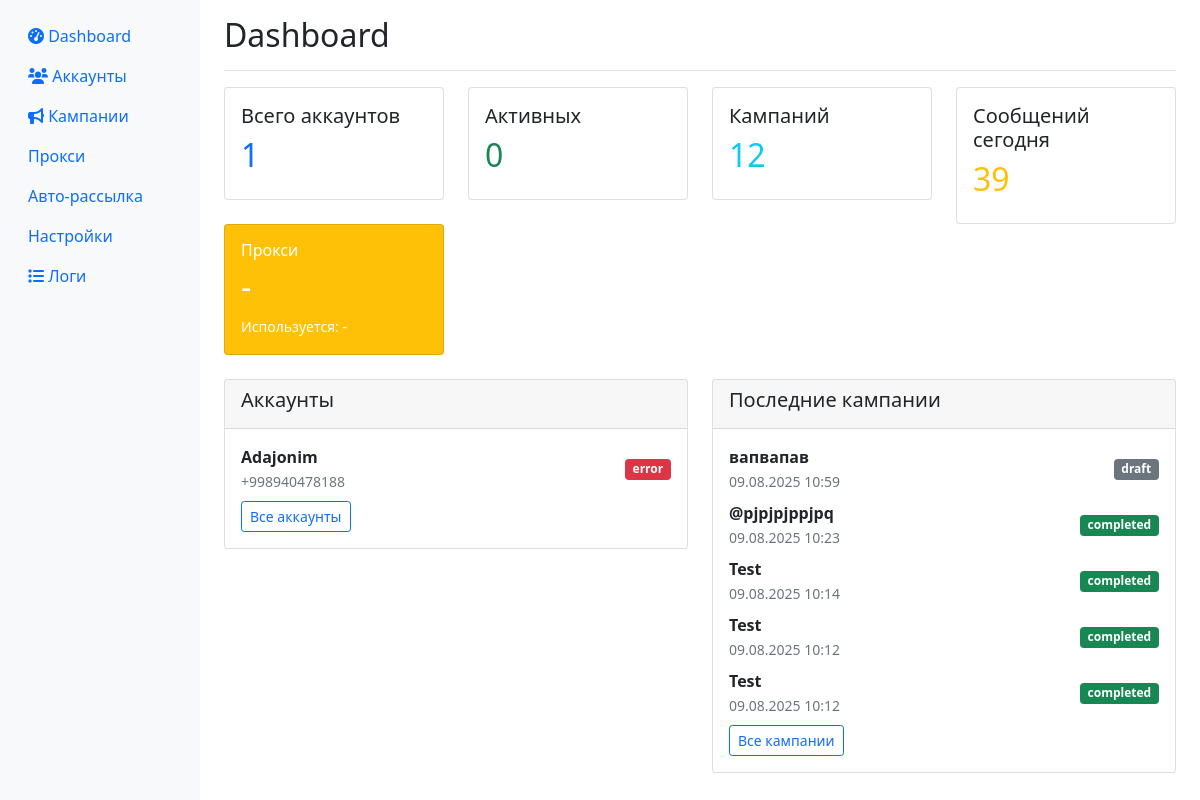
The page / on the database its author committed.
### app/database.py (models this page shows)
class Account(Base):
    __tablename__ = "accounts"
    id = Column(Integer, primary_key=True, index=True)
    phone = Column(String, unique=True, index=True)
    name = Column(String)
    status = Column(String, default="offline")  # online, offline, blocked, error
    session_data = Column(Text)  # зашифрованная сессия
    proxy = Column(String, nullable=True)
    created_at = Column(DateTime, default=datetime.utcnow)
    last_activity = Column(DateTime, default=datetime.utcnow)
    messages_sent_today = Column(Integer, default=0)
    messages_sent_hour = Column(Integer, default=0)
    last_message_time = Column(DateTime, nullable=True)
    is_active = Column(Boolean, default=True)

class Campaign(Base):
    __tablename__ = "campaigns"
    id = Column(Integer, primary_key=True, index=True)
    name = Column(String)
    status = Column(String, default="draft")  # draft, running, paused, completed
    created_at = Column(DateTime, default=datetime.utcnow)
    channel_message = Column(Text)
    group_message = Column(Text)
    private_message = Column(Text)
    delay_seconds = Column(Integer, default=3)
    start_time = Column(DateTime, nullable=True)
    channels_list = Column(Text)  # JSON список каналов
    groups_list = Column(Text)    # JSON список групп
    private_list = Column(Text)   # JSON список приватных чатов
    attachment_path = Column(String, nullable=True)

### app/web.py (the view)
@app.get("/", response_class=HTMLResponse)
async def dashboard(request: Request, db: Session = Depends(get_db)):
    accounts = db.query(Account).all()
    campaigns = db.query(Campaign).order_by(Campaign.created_at.desc()).limit(10).all()
    total_accounts = len(accounts)
    active_accounts = len([a for a in accounts if a.is_active and a.status == "online"])
    total_campaigns = db.query(Campaign).count()
    messages_sent_today = db.query(SendLog).filter(
        SendLog.sent_at >= datetime.utcnow().date()
    ).count()
    return templates.TemplateResponse("dashboard.html", {
        "request": request,
        "accounts": accounts,
        "campaigns": campaigns,
        "stats": {
            "total_accounts": total_accounts,
            "active_accounts": active_accounts,
            "total_campaigns": total_campaigns,
            "messages_sent_today": messages_sent_today
        }
    })

### templates/dashboard.html (shortened to what this page needs)
{% extends "base.html" %}
{% block content %}
<div class="d-flex justify-content-between flex-wrap flex-md-nowrap align-items-center pt-3 pb-2 mb-3 border-bottom">
    <h1 class="h2">Dashboard</h1>
</div>
<div class="row mb-4">
    <div class="col-md-3">
        <div class="card">
            <div class="card-body">
                <h5 class="card-title">Всего аккаунтов</h5>
                <h2 class="text-primary">{{ stats.total_accounts }}</h2>
            </div>
        </div>
    </div>
    <div class="col-md-3">
        <div class="card">
            <div class="card-body">
                <h5 class="card-title">Активных</h5>
                <h2 class="text-success">{{ stats.active_accounts }}</h2>
            </div>
        </div>
    </div>
    <div class="col-md-3">
        <div class="card">
            <div class="card-body">
                <h5 class="card-title">Кампаний</h5>
                <h2 class="text-info">{{ stats.total_campaigns }}</h2>
            </div>
        </div>
    </div>
    <div class="col-md-3">
        <div class="card">
            <div class="card-body">
                <h5 class="card-title">Сообщений сегодня</h5>
                <h2 class="text-warning">{{ stats.messages_sent_today }}</h2>
            </div>
        </div>
    </div>
    <div class="col-md-3">
        <div class="card bg-warning text-white">
            <div class="card-body">
                <div class="d-flex justify-content-between">
                    <div>
                        <h6 class="card-title">Прокси</h6>
                        <h2 id="proxies-count">-</h2>
                        <small id="proxies-used">Используется: -</small>
                    </div>
                </div>
            </div>
        </div>
    </div>
</div>
<div class="row mb-4">
    <div class="col-md-6">
        <div class="card">
            <div class="card-header">
                <h5>Аккаунты</h5>
            </div>
            <div class="card-body">
                {% for account in accounts[:5] %}
                <div class="d-flex justify-content-between align-items-center mb-2">
                    <div>
                        <strong>{{ account.name or account.phone }}</strong><br>
                        <small class="text-muted">{{ account.phone }}</small>
                    </div>
                    <span class="badge bg-{% if account.status == 'online' %}success{% elif account.status == 'offline' %}secondary{% elif account.status == 'error' %}danger{% else %}warning{% endif %}">
                        {{ account.status }}
                    </span>
                </div>
                {% endfor %}
                <a href="/accounts" class="btn btn-sm btn-outline-primary">Все аккаунты</a>
            </div>
        </div>
    </div>
    <div class="col-md-6">
        <div class="card">
            <div class="card-header">
                <h5>Последние кампании</h5>
            </div>
            <div class="card-body">
                {% for campaign in campaigns[:5] %}
                <div class="d-flex justify-content-between align-items-center mb-2">
                    <div>
                        <strong>{{ campaign.name }}</strong><br>
                        <small class="text-muted">{{ campaign.created_at.strftime('%d.%m.%Y %H:%M') }}</small>
                    </div>
                    <span class="badge bg-{% if campaign.status == 'running' %}primary{% elif campaign.status == 'completed' %}success{% elif campaign.status == 'paused' %}warning{% else %}secondary{% endif %}">
                        {{ campaign.status }}
                    </span>
                </div>
                {% endfor %}
                <a href="/campaigns" class="btn btn-sm btn-outline-primary">Все кампании</a>
            </div>
        </div>
    </div>
</div>
{% endblock %}

### rows shown on the page
Account: name "Adajonim", phone "+998940478188", status "error"
Campaign: name "вапвапав", created_at "09.08.2025 10:59", status "draft"
Campaign: name "@pjpjpjppjpq", created_at "09.08.2025 10:23", status "completed"
Campaign: name "Test", created_at "09.08.2025 10:14", status "completed"
Campaign: name "Test", created_at "09.08.2025 10:12", status "completed"
Campaign: name "Test", created_at "09.08.2025 10:12", status "completed"

### other values the page prints
{{ stats.total_accounts }} "1"
{{ stats.active_accounts }} "0"
{{ stats.total_campaigns }} "12"
{{ stats.messages_sent_today }} "39"
